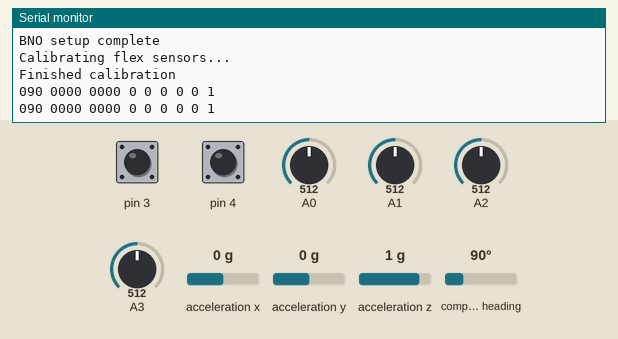
A sketch run on a simulated Arduino Uno, built with avr-gcc and run on an emulated ATmega328P. On the bench: the last lines printed to the serial monitor. Inputs (shaded band) come from the test bench; at power-on: acceleration x 0 g, A0 = 512, A1 = 512, A2 = 512, A3 = 512, pin 3 HIGH, pin 4 HIGH, acceleration y 0 g, acceleration z 1 g, compass heading 90°.

Above: at 2.2 s.
2.3 s: acceleration x set to -1.4 g
At 2.37 s:
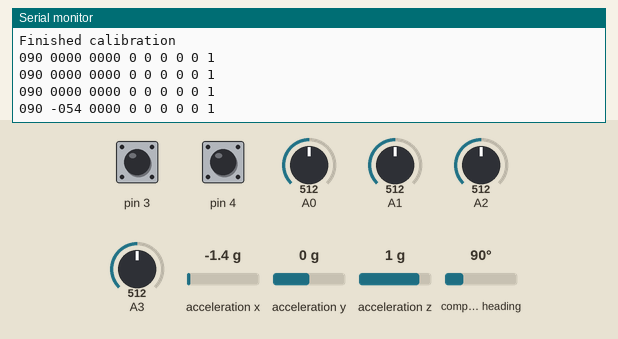
3.8 s: A0 set to 306
At 3.83 s:
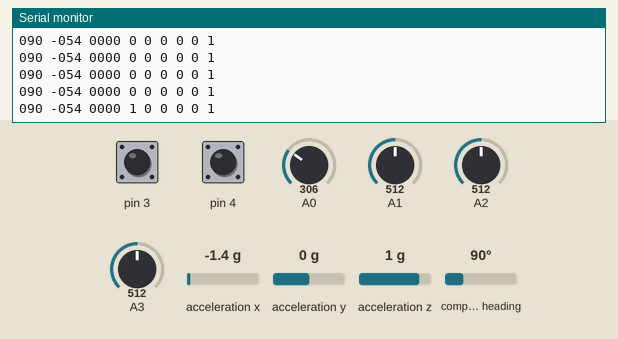
5.3 s: A1 set to 306
At 5.4 s:
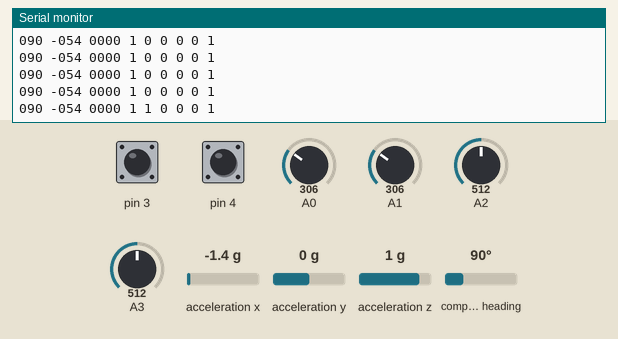
6.8 s: A2 set to 306
At 6.86 s:
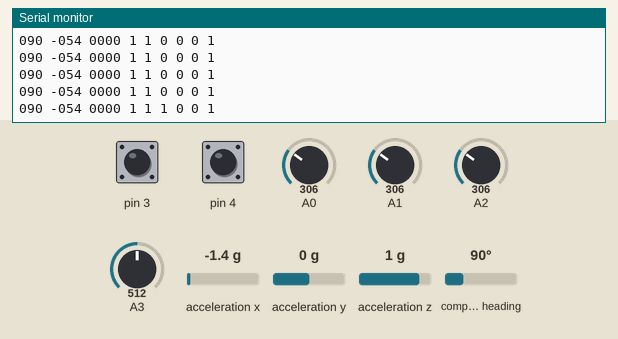
8.3 s: A3 set to 306
At 8.32 s:
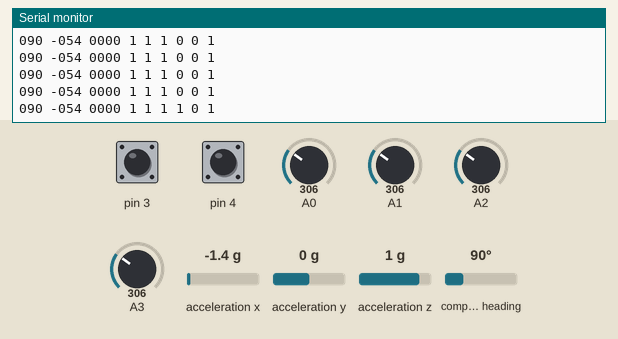
9.8 s: pin 3 pulled LOW for 0.15 s
At 9.88 s:
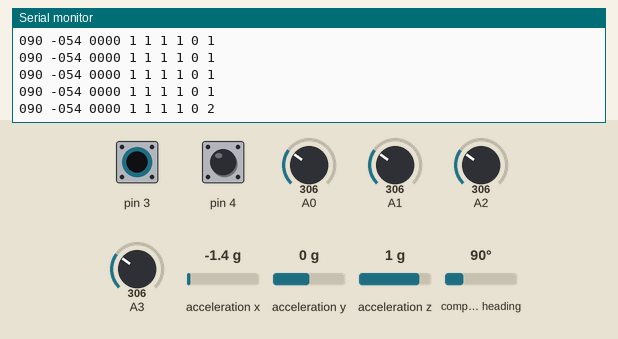

Measured:
- after the input at 2.3 s, the serial monitor: prints a new line after 0.07 s (image 1)
- after the input at 3.8 s, the serial monitor: prints a new line at once (image 2)
- after the input at 5.3 s, the serial monitor: prints a new line after 0.09 s (image 3)
- after the input at 6.8 s, the serial monitor: prints a new line after 0.05 s (image 4)
- after the input at 8.3 s, the serial monitor: prints a new line at once (image 5)
- after the input at 9.8 s, the serial monitor: prints a new line after 0.08 s (image 6)

The sketch:

gloves.ino
```cpp
// Needed for I2C chips
#include <Wire.h>

// For the BNO055
#include <Adafruit_Sensor.h>
#include <Adafruit_BNO055.h>
#include <utility/imumaths.h>

// BNO055
#define BNO055_SAMPLERATE_DELAY_MS (100)
Adafruit_BNO055 bno = Adafruit_BNO055(55);

// For right hand (BNO055 orientation sensor)
float x, y, z;          // Absolute orientation data in X, Y and Z
float l_x, l_y, l_z;    // Linear acceleration data in X, Y and Z
float l_y_trig = 5.0;   // Threshold for acceleration trigger in the Y direction
bool l_y_bin = false;   // Whether the acceleration trigger has been tripped
int at = 0;             // Output var for acceleration trigger
long ms;                // Clock
int vox;                // A 3-way switch, used to be mapped to vocal effects
// Sensor vars
sensors_event_t event;
imu::Vector<3> lin_accel;

// For left hand (4 flex sensors: index, middle, ring, pinky)
double diff = 35;                   // Difference from calibration that counts as "on"
double p_diff = 30;                 // Pinky needs a lower diff in my experience
boolean calibrate;                  // Indicates to run the calibration routine (true in the beginning)
double i_cal, m_cal, r_cal, p_cal;  // The calibrated, baseline values of each sensor
double i, m, r, p, i_bin, m_bin, r_bin, p_bin = 0;  // Needed for multistep processing
// Output data
byte output_table[4] = {0x00, 0x10, 0x20, 0x30};
int x_out, y_out, z_out;
char output_arr[64];

void setup() {
  Serial.begin(57600);

  /* Initialise the sensor */
  if(!bno.begin())
  {
    /* There was a problem detecting the BNO055 ... check your connections */
    Serial.println("Ooops, no BNO055 detected ... Check your wiring or I2C ADDR!");
    while(1);
  }
  else {
    Serial.println("BNO setup complete");
  }
  bno.setExtCrystalUse(true);

  // Give it a minute to resolve
  delay(1000);

  // Set up input pins
  pinMode(A0, INPUT);
  pinMode(A1, INPUT);
  pinMode(A2, INPUT);
  pinMode(A3, INPUT);
  pinMode(4, INPUT_PULLUP);
  pinMode(3, INPUT_PULLUP);

  // Indicates we need to calibrate
  calibrate = true;
}

void loop() {
  // Get a new sensor event
  //if(count % 2 == 0) {
  bno.getEvent(&event);
  lin_accel = bno.getVector(Adafruit_BNO055::VECTOR_LINEARACCEL);
  //}

  // Process linear acceleration data
  l_x = abs(lin_accel.x());
  l_y = abs(lin_accel.y());
  l_z = abs(lin_accel.z());
  l_y_bin = l_y > l_y_trig;

  /*  Acceleration trigger:
   *  If linear acceleration in Y exceeds a particular threshold, it acts as
   *  a trigger that stays on until I repeat the gesture to turn it off.
   */
  if(l_y_bin) {
    if(!at && millis() - ms >= 500) {
      at = 127;
      digitalWrite(5, HIGH); // LEDs on 5 and 6 let me monitor the state of this variable
      digitalWrite(6, HIGH);
      ms = millis();
    }
    else {
      if(millis() - ms >= 500) {
        at = 0;
        digitalWrite(5, LOW);
        digitalWrite(6, LOW);
        ms = millis();
      }
    }
  }

  // Absolute orintation data
  x_out = round(event.orientation.x);
  y_out = round(event.orientation.y);
  z_out = round(event.orientation.z);

  // Index, Middle, Ring and Pinky flex sensor data
  i = (analogRead(A0));
  m = (analogRead(A1));
  r = (analogRead(A2));
  p = (analogRead(A3));

  // If we've gotta calibrate, do it here
  // Not in setup because eventually I want to be able to force a recalibration
  // in some other way
  double calVal[4];
  if(calibrate) {
    i_cal = i;
    m_cal = m;
    r_cal = r;
    p_cal = p;
    cal(calVal);
    calibrate = false;
  }

  // Transform raw data into binary gate values
  i_bin = i < (i_cal - diff) ? 1.0 : 0.0;
  m_bin = m < (m_cal - diff) ? 1.0 : 0.0;
  r_bin = r < (r_cal - diff) ? 1.0 : 0.0;
  p_bin = p < (p_cal - p_diff) ? 1.0 : 0.0;

  // Transform into integers
  // Yeah, there's a way more elegant way to do this
  int at_flag = 0;
  int i_flag = 0;
  int m_flag = 0;
  int r_flag = 0;
  int p_flag = 0;

  if(at)    { at_flag = 1; }
  if(i_bin) { i_flag = 1; }
  if(m_bin) { m_flag = 1; }
  if(r_bin) { r_flag = 1; }
  if(p_bin) { p_flag = 1; }

  // Read from switch
  int d3 = digitalRead(3);
  int d4 = digitalRead(4);
  int v_flag = 1;
  if (d3 == 0) {
    v_flag = 2;
  }
  if (d4 == 0) {
    v_flag = 0;
  }
  sprintf(output_arr, "%03d %04d %04d %d %d %d %d %d %d", x_out, y_out, z_out, i_flag, m_flag, r_flag, p_flag, at_flag, v_flag);
  Serial.println(output_arr);

  delay(100);
}


// Calibration routine -- average current values for 1s
void cal(double* calVal) {
  Serial.println("Calibrating flex sensors...");
  for (int j = 0; j < 100; j++ ) {
    i_cal = (i_cal + analogRead(A0))/2;
    m_cal = (m_cal + analogRead(A1))/2;
    r_cal = (r_cal + analogRead(A2))/2;
    p_cal = (p_cal + analogRead(A3))/2;
    delay(10);
  }
  calibrate = false;
  Serial.println("Finished calibration");
}
```
